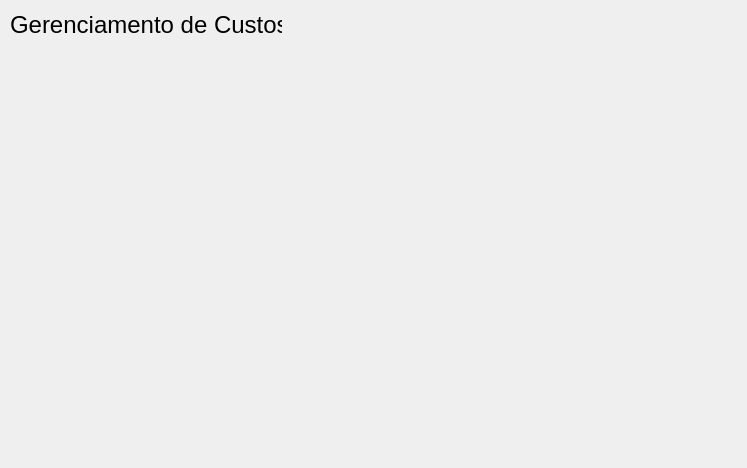
<?xml version="1.0" encoding="UTF-8"?>
<ui version="4.0">
 <class>Form</class>
 <widget class="QWidget" name="Form">
  <property name="geometry">
   <rect>
    <x>0</x>
    <y>0</y>
    <width>747</width>
    <height>468</height>
   </rect>
  </property>
  <property name="windowTitle">
   <string>Form</string>
  </property>
  <widget class="QLabel" name="label">
   <property name="geometry">
    <rect>
     <x>10</x>
     <y>10</y>
     <width>272</width>
     <height>29</height>
    </rect>
   </property>
   <property name="font">
    <font>
     <pointsize>18</pointsize>
    </font>
   </property>
   <property name="text">
    <string>Gerenciamento de Custos</string>
   </property>
  </widget>
 </widget>
 <resources/>
 <connections/>
</ui>
